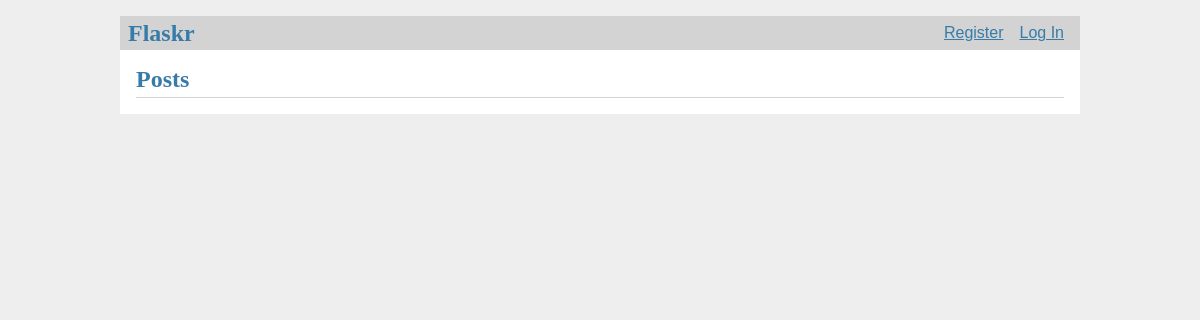
Before: / with the older database file.
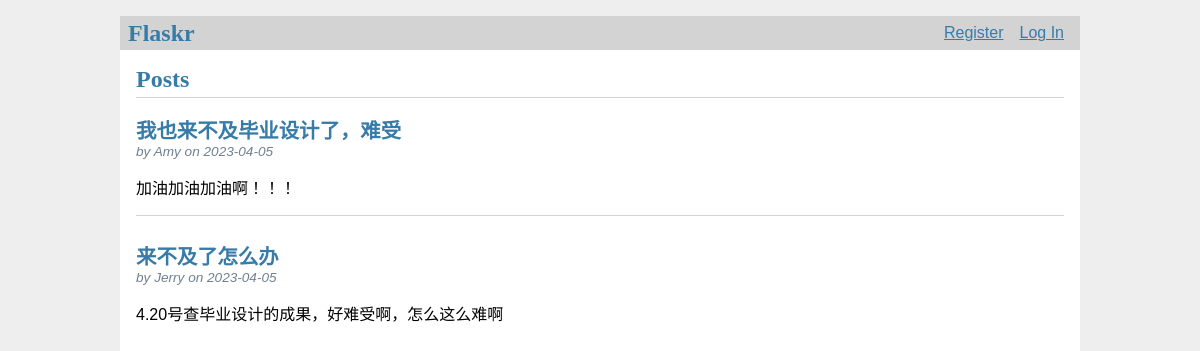
After: the same page with the newer database file.
### tables this page shows
CREATE TABLE post (
  id INTEGER PRIMARY KEY AUTOINCREMENT,
  author_id INTEGER NOT NULL,
  created TIMESTAMP NOT NULL DEFAULT CURRENT_TIMESTAMP,
  title TEXT NOT NULL,
  body TEXT NOT NULL,
  FOREIGN KEY (author_id) REFERENCES user (id)
);

CREATE TABLE user (
  id INTEGER PRIMARY KEY AUTOINCREMENT,
  username TEXT UNIQUE NOT NULL,
  password TEXT NOT NULL
);

### flaskr/blog.py (the view)
@bp.route('/')
def index():
    db = get_db()
    posts = db.execute(
        'SELECT p.id, title, body, created, author_id, username'
        ' FROM post p JOIN user u ON p.author_id = u.id'
        ' ORDER BY created DESC'
    ).fetchall()
    return render_template('blog/index.html', posts=posts)

### flaskr/auth.py (called while the page is built)
@bp.before_app_request
def load_logged_in_user():
    user_id = session.get('user_id')
    if user_id is None:
        g.user = None
    else:
        g.user = get_db().execute(
            'SELECT * FROM user WHERE id = ?', (user_id,)
        ).fetchone()

### flaskr/db.py (called while the page is built)
def get_db():
    if 'db' not in g:
        g.db = sqlite3.connect(
            current_app.config['DATABASE'],
            detect_types=sqlite3.PARSE_DECLTYPES
        )
        g.db.row_factory = sqlite3.Row
    return g.db

### flaskr/templates/blog/index.html (shortened to what this page needs)
{% extends 'base.html' %}
{% block header %}
  <h1>{% block title %}Posts{% endblock %}</h1>
{% endblock %}
{% block content %}
  {% for post in posts %}
    <article class="post">
      <header>
        <div>
          <h1>{{ post['title'] }}</h1>
          <div class="about">by {{ post['username'] }} on {{ post['created'].strftime('%Y-%m-%d') }}</div>
        </div>
      </header>
      <p class="body">{{ post['body'] }}</p>
    </article>
    {% if not loop.last %}
      <hr>
    {% endif %}
  {% endfor %}
{% endblock %}

### flaskr/templates/base.html (shortened to what this page needs)
<!doctype html>
<link rel="stylesheet" href="{{ url_for('static', filename='style.css') }}">
<nav>
  <h1>Flaskr</h1>
  <ul>
    {% if g.user %}
      <li><span>{{ g.user['username'] }}</span>
      <li><a href="{{ url_for('auth.logout') }}">Log Out</a>
    {% else %}
      <li><a href="{{ url_for('auth.register') }}">Register</a>
      <li><a href="{{ url_for('auth.login') }}">Log In</a>
    {% endif %}
  </ul>
</nav>
<section class="content">
  <header>
    {% block header %}{% endblock %}
  </header>
  {% block content %}{% endblock %}
</section>

### flaskr/static/style.css (style rules this page uses)
h1 { font-family: serif; color: #377ba8; margin: 1rem 0; }
a { color: #377ba8; }
hr { border: none; border-top: 1px solid lightgray; }
nav { background: lightgray; display: flex; align-items: center; padding: 0 0.5rem; }
nav h1 { flex: auto; margin: 0; }
nav ul { display: flex; list-style: none; margin: 0; padding: 0; }
nav ul li a, nav ul li span, header .action { display: block; padding: 0.5rem; }
.content { padding: 0 1rem 1rem; }
.content > header { border-bottom: 1px solid lightgray; display: flex; align-items: flex-end; }
.content > header h1 { flex: auto; margin: 1rem 0 0.25rem 0; }
.post > header { display: flex; align-items: flex-end; font-size: 0.85em; }
.post > header > div:first-of-type { flex: auto; }
.post > header h1 { font-size: 1.5em; margin-bottom: 0; }
.post .about { color: slategray; font-style: italic; }
.post .body { white-space: pre-line; }
.content:last-child { margin-bottom: 0; }

Changed rows visible on the page:
added post: title "我也来不及毕业设计了，难受", username "Amy", created "2023-04-05", body "加油加油加油啊！！！"
added post: title "来不及了怎么办", username "Jerry", created "2023-04-05", body "4.20号查毕业设计的成果，好难受啊，怎么这么难啊"
